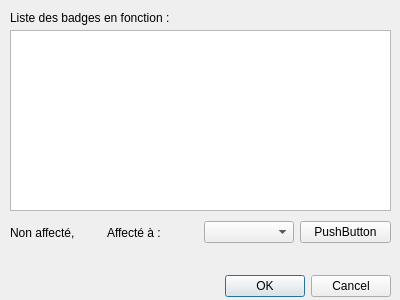
<?xml version="1.0" encoding="UTF-8"?>
<ui version="4.0">
 <class>CIhmAffecter</class>
 <widget class="QDialog" name="CIhmAffecter">
  <property name="geometry">
   <rect>
    <x>0</x>
    <y>0</y>
    <width>400</width>
    <height>300</height>
   </rect>
  </property>
  <property name="windowTitle">
   <string>Affecter / désaffecter un badge</string>
  </property>
  <widget class="QDialogButtonBox" name="buttonBox">
   <property name="geometry">
    <rect>
     <x>50</x>
     <y>270</y>
     <width>341</width>
     <height>32</height>
    </rect>
   </property>
   <property name="orientation">
    <enum>Qt::Horizontal</enum>
   </property>
   <property name="standardButtons">
    <set>QDialogButtonBox::Cancel|QDialogButtonBox::Ok</set>
   </property>
  </widget>
  <widget class="QLabel" name="label">
   <property name="geometry">
    <rect>
     <x>10</x>
     <y>10</y>
     <width>171</width>
     <height>16</height>
    </rect>
   </property>
   <property name="text">
    <string>Liste des badges en fonction : </string>
   </property>
  </widget>
  <widget class="QListWidget" name="lwBadges">
   <property name="geometry">
    <rect>
     <x>10</x>
     <y>30</y>
     <width>381</width>
     <height>181</height>
    </rect>
   </property>
  </widget>
  <widget class="QWidget" name="layoutWidget">
   <property name="geometry">
    <rect>
     <x>10</x>
     <y>220</y>
     <width>381</width>
     <height>25</height>
    </rect>
   </property>
   <layout class="QHBoxLayout" name="horizontalLayout">
    <item>
     <widget class="QLabel" name="lNonAffected">
      <property name="text">
       <string>Non affecté,  </string>
      </property>
     </widget>
    </item>
    <item>
     <widget class="QLabel" name="lAffected">
      <property name="text">
       <string>Affecté à :</string>
      </property>
     </widget>
    </item>
    <item>
     <widget class="QComboBox" name="cbPers"/>
    </item>
    <item>
     <widget class="QPushButton" name="pbAffecter">
      <property name="text">
       <string>PushButton</string>
      </property>
     </widget>
    </item>
   </layout>
  </widget>
 </widget>
 <resources/>
 <connections>
  <connection>
   <sender>buttonBox</sender>
   <signal>accepted()</signal>
   <receiver>CIhmAffecter</receiver>
   <slot>accept()</slot>
   <hints>
    <hint type="sourcelabel">
     <x>268</x>
     <y>284</y>
    </hint>
    <hint type="destinationlabel">
     <x>157</x>
     <y>274</y>
    </hint>
   </hints>
  </connection>
  <connection>
   <sender>buttonBox</sender>
   <signal>rejected()</signal>
   <receiver>CIhmAffecter</receiver>
   <slot>reject()</slot>
   <hints>
    <hint type="sourcelabel">
     <x>336</x>
     <y>290</y>
    </hint>
    <hint type="destinationlabel">
     <x>286</x>
     <y>274</y>
    </hint>
   </hints>
  </connection>
 </connections>
 <slots>
  <slot>onListBoxClicked()</slot>
 </slots>
</ui>
